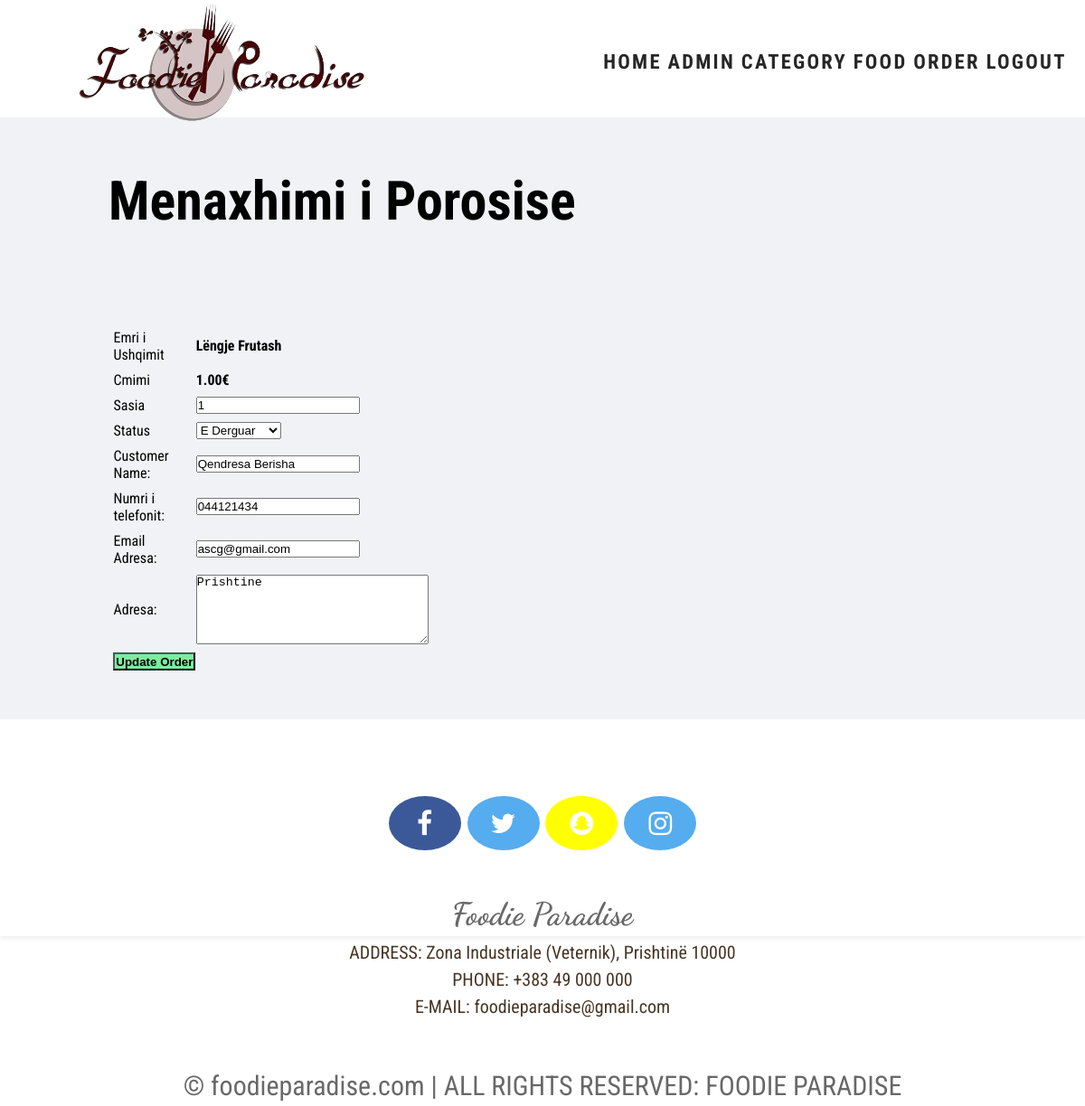
The page /admin/update-order.php?id=6 (signed in) on the database its author committed.
### tables this page shows
CREATE TABLE `porosia` (
  `id` int(10) UNSIGNED NOT NULL,
  `emri_ushqimit` varchar(200) NOT NULL,
  `cmimi` decimal(10,2) NOT NULL,
  `sasia` int(11) NOT NULL,
  `total` decimal(10,2) NOT NULL,
  `data_porosise` datetime NOT NULL,
  `statusi` varchar(50) NOT NULL,
  `emri_konsumatorit` varchar(100) NOT NULL,
  `numri_telefonit` varchar(150) NOT NULL,
  `email` varchar(150) NOT NULL,
  `adresa` varchar(150) NOT NULL
);

### admin/update-order.php (the view, shortened to what this page needs)
<?php include('partial/logo-part.php'); ?>
<div class="main-content">
    <div class="wrapper">
        <h1>Menaxhimi i Porosise</h1>
        <br><br>
        <?php
            if(isset($_GET['id']))
            {
                $id=$_GET['id'];
                $sql = "SELECT * FROM porosia WHERE id=$id";
                $res = mysqli_query($conn, $sql);
                $count = mysqli_num_rows($res);
                if($count==1)
                {
                    $row=mysqli_fetch_assoc($res);
                    $emri_ushqimit = $row['emri_ushqimit'];
                    $cmimi = $row['cmimi'];
                    $sasia = $row['sasia'];
                    $statusi = $row['statusi'];
                    $emri_konsumatorit = $row['emri_konsumatorit'];
                    $numri_telefonit = $row['numri_telefonit'];
                    $email = $row['email'];
                    $adresa= $row['adresa'];
                }
                else
                {
                    header('location:'.SITEURL.'admin/manage-order.php');
                }
            }
            else
            {
                header('location:'.SITEURL.'admin/manage-order.php');
            }
        ?>
        <form action="" method="POST">
            <table class="tbl-30">
                <tr>
                    <td>Emri i Ushqimit</td>
                    <td><b> <?php echo $emri_ushqimit; ?> </b></td>
                </tr>
                <tr>
                    <td>Cmimi</td>
                    <td>
                        <b><?php echo $cmimi; ?>€</b>
                    </td>
                </tr>
                <tr>
                    <td>Sasia</td>
                    <td>
                        <input type="number" name="sasia" value="<?php echo $sasia; ?>">
                    </td>
                </tr>
                <tr>
                    <td>Status</td>
                    <td>
                        <select name="statusi">
                            <option <?php if($statusi=="E Derguar"){echo "selected";} ?> value="E Derguar">E Derguar</option>
                        </select>
                    </td>
                </tr>
                <tr>
                    <td>Customer Name: </td>
                    <td>
                        <input type="text" name="emri_konsumatorit" value="<?php echo $emri_konsumatorit; ?>">
                    </td>
                </tr>
                <tr>
                    <td>Numri i telefonit: </td>
                    <td>
                        <input type="text" name="numri_telefonit" value="<?php echo $numri_telefonit; ?>">
                    </td>
                </tr>
                <tr>
                    <td>Email Adresa: </td>
                    <td>
                        <input type="text" name="email" value="<?php echo $email; ?>">
                    </td>
                </tr>
                <tr>
                    <td>Adresa: </td>
                    <td>
                        <textarea name="adresa" cols="30" rows="5"><?php echo $adresa; ?></textarea>
                    </td>
                </tr>
                <tr>
                    <td clospan="2">
                        <input type="submit" name="submit" value="Update Order" class="btn-secondary">
                    </td>
                </tr>
            </table>
        </form>
    </div>
</div>
<br><br>
<?php include('partial/footer.php'); ?>

### css/admin.css (style rules this page uses)
* { margin: 0; padding: 0; }
html, body { margin: 0; padding: 0; font-family: 'Roboto Condensed', sans-serif; font-size: 30px; line-height: 1.5; color:whbalckite; position:relative; background-image: url('https://img.wallpapersafari.com/desktop/1280/1024/11/41/T7ZjNl.jpg'); }
.wrapper { padding: 1%; width: 80%; margin: 0 auto; }
.tbl-30 { width: 30%; }
table tr td { padding: 1%; }
.btn-secondary { background-color: #7bed9f; padding: 1%; color: black; text-decoration: none; font-weight: bold; }
.main-content { background-color: #f1f2f6; padding: 3% 0; }

### rows shown on the page
porosia: emri_ushqimit "Lëngje Frutash", cmimi "1.00", sasia "1", statusi "E Derguar", emri_konsumatorit "Qendresa Berisha", numri_telefonit "044121434", email "ascg@gmail.com", adresa "Prishtine"
